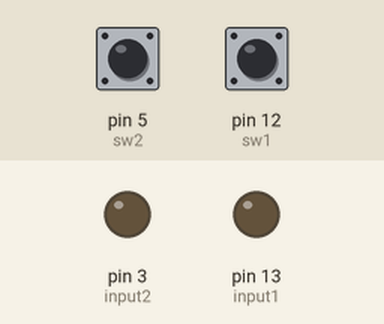
A sketch run on a simulated Arduino Uno, built with avr-gcc and run on an emulated ATmega328P. On the bench: output pins drawn as LEDs (lit = HIGH). The test bench sets the inputs (shaded band); at power-on: pin 5 (sw2) HIGH, pin 12 (sw1) HIGH.

Above: at 1.2 s.
1.3 s: pin 5 (sw2) pulled LOW for 0.15 s
At 1.37 s:
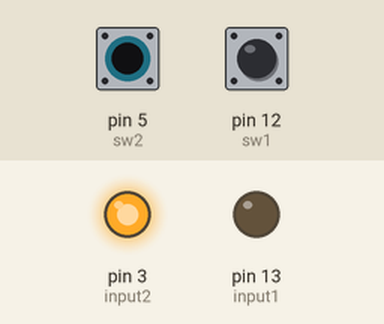
2.9 s: pin 12 (sw1) pulled LOW for 0.15 s
At 2.97 s:
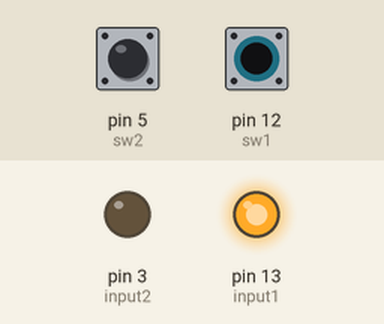
4.5 s: pin 12 (sw1) pulled LOW for 3.2 s
At 8.6 s:
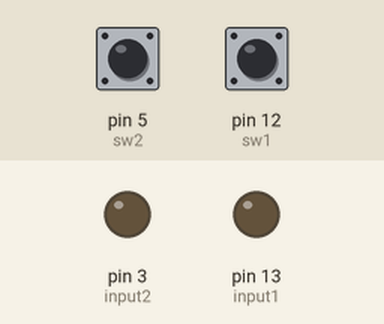
9.2 s: pin 5 (sw2) pulled LOW for 3.2 s
At 9.8 s:
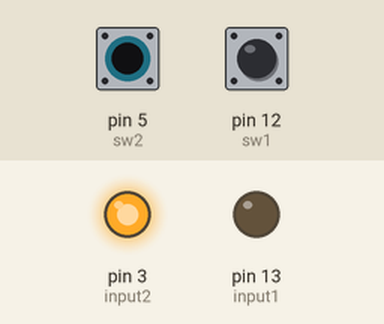
13.9 s: pin 5 (sw2) driven LOW and pin 12 (sw1) driven LOW
At 14.5 s:
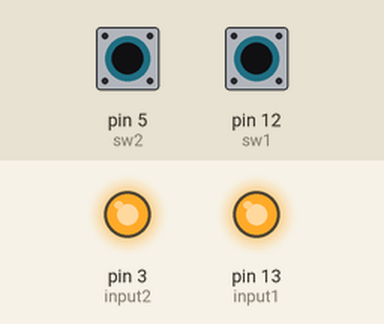
Timing chart, 0 to 16.4 s (numbered marks = the images above; inputs shaded):
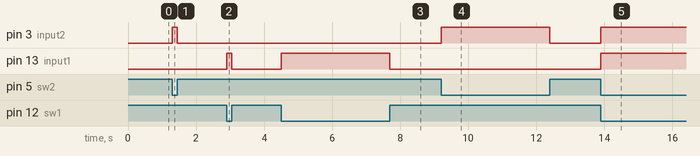

The sketch:

step3.ino
```cpp
int sw1 = 12;
int input1 = 13;
int sw2 = 5;
int input2 = 3;

void setup()  {
  pinMode(input1, OUTPUT);
  pinMode(input2, OUTPUT);
  pinMode(sw1, INPUT_PULLUP);
  pinMode(sw2, INPUT_PULLUP);
  //sw를 인풋_풀업으로 하여, 스위치가 열려있다면 HIGH
  //스위치가 닫혀있다면 LOW값을 반환
}

void loop()  {
  if (digitalRead(sw1) == LOW)
    digitalWrite(input1, HIGH); //1번 스위치누르면 input1작동
  else
    digitalWrite(input1, LOW); //스위치 닫히면 Off

  if (digitalRead(sw2) == LOW)
    digitalWrite(input2, HIGH); //2번 스위치누르면 input2작동
  else
    digitalWrite(input2, LOW); //스위치 닫히면 off
}
```

Measured:
- after the input at 1.3 s, pin 3 (input2): LOW → HIGH at once, → LOW 0.15 s later
- after the input at 2.9 s, pin 13 (input1): LOW → HIGH at once, → LOW 0.15 s later
- after the input at 4.5 s, pin 13 (input1): LOW → HIGH at once, → LOW 3.2 s later
- after the input at 9.2 s, pin 3 (input2): LOW → HIGH at once, → LOW 3.2 s later
- after the input at 13.9 s, pin 3 (input2), pin 13 (input1): LOW → HIGH at once
